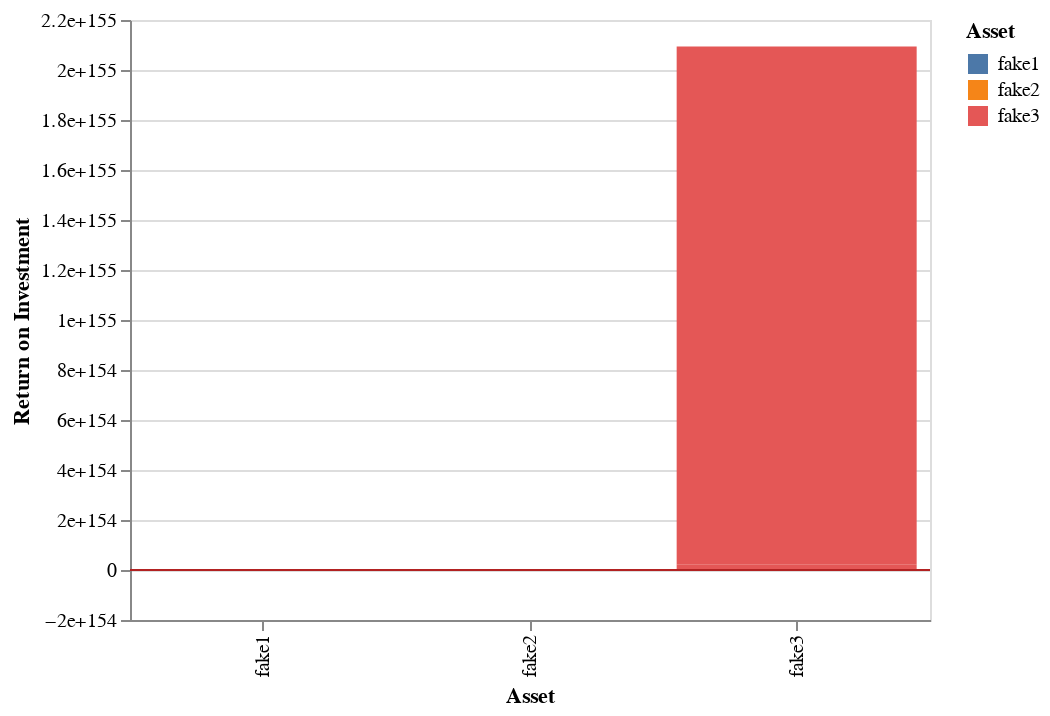

Write notebook code for a chart like this one.
### Code cell
chart = roi_chart(user_roi)
chart

### Figure 1 — Vega-Lite specification as saved in the notebook (floating-point values rounded to 4 significant figures; data arrays with more than 128 entries replaced by an {"elided": "..."} marker saying what was removed)
{"config": {"view": {"continuousWidth": 300, "continuousHeight": 300}}, "layer": [{"data": {"name": "data-80b8b905b858907893520e2d8ad5bf7f"}, "mark": {"type": "bar"}, "encoding": {"color": {"field": "Asset", "type": "nominal"}, "tooltip": [{"field": "Asset", "type": "nominal"}, {"field": "ROI", "type": "quantitative"}], "x": {"field": "Asset", "title": "Asset", "type": "nominal"}, "y": {"field": "ROI", "title": "Return on Investment", "type": "quantitative"}}}, {"data": {"name": "data-f70a905245c7c5466a1fee4fc97ffe32"}, "mark": {"type": "rule", "color": "firebrick"}, "encoding": {"y": {"field": "Initial Investment", "type": "quantitative"}}}], "width": 400, "$schema": "https://vega.github.io/schema/vega-lite/v5.15.1.json", "datasets": {"data-80b8b905b858907893520e2d8ad5bf7f": {"elided": "300 records"}, "data-f70a905245c7c5466a1fee4fc97ffe32": [{"Asset": "fake1", "Initial Investment": 10000}, {"Asset": "fake2", "Initial Investment": 10000}, {"Asset": "fake3", "Initial Investment": 10000}]}}
